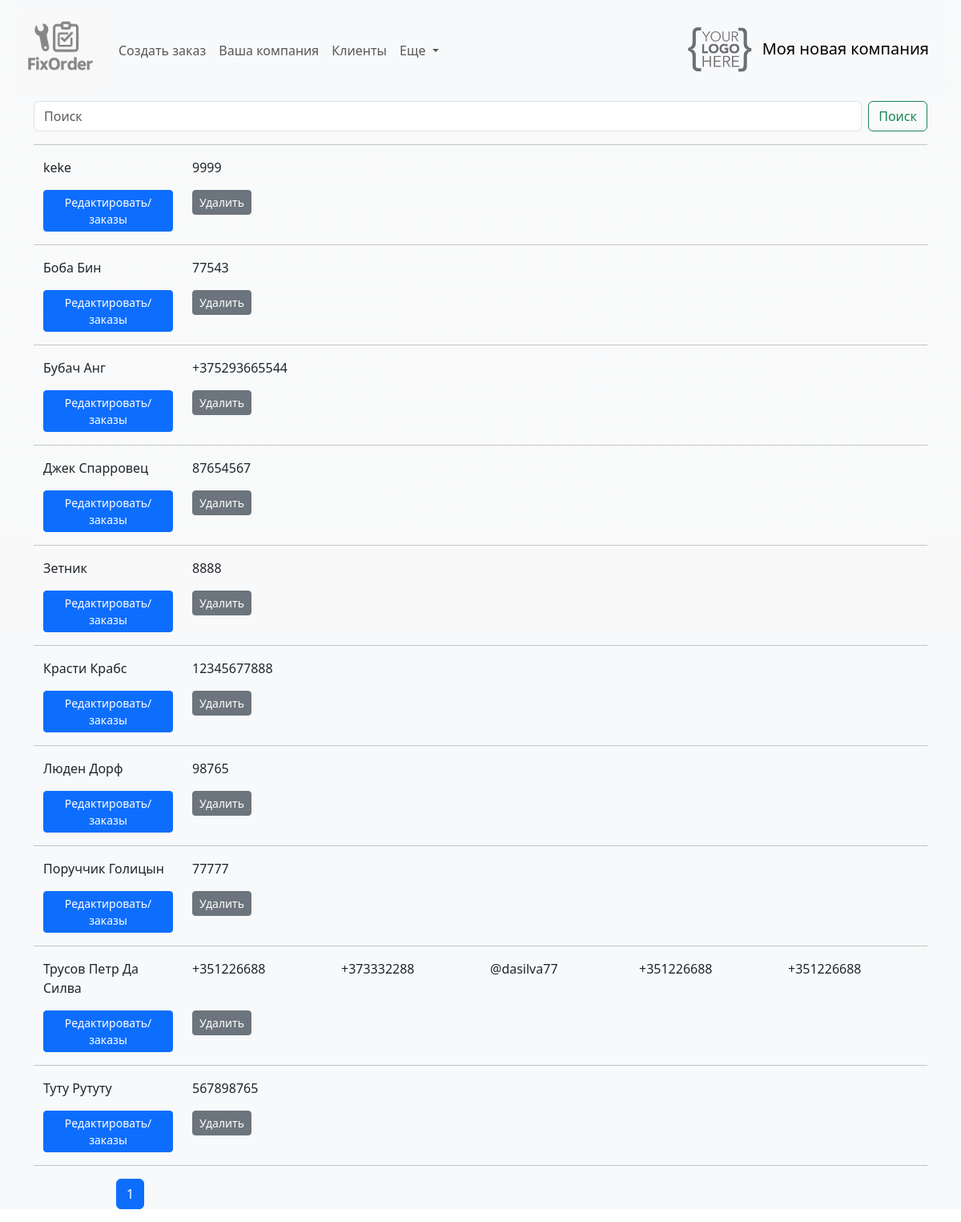
Screenshot of /clientlist/ with the database file from the repository.
### fixorder/models.py (models this page shows, shortened)
class Company(models.Model):
    brand_name = models.CharField(max_length=255, unique=True, db_index=True, verbose_name='Название компании')
    official_name = models.CharField(max_length=255, blank=True, null=True, unique=True, db_index=True, verbose_name='Юридическое наименование')
    unp = models.DecimalField(max_digits=10, decimal_places=2, blank=True, null=True, verbose_name='УНП')
    phone = models.CharField(max_length=20, unique=True, verbose_name='Контактный номер')
    phone1 = models.CharField(max_length=20, blank=True, null=True, unique=True, verbose_name='Контактный номер')
    phone2 = models.CharField(max_length=20, blank=True, null=True, unique=True, verbose_name='Контактный номер')
    telegram = models.CharField(max_length=40, blank=True, null=True, verbose_name='Telegram')
    viber = models.CharField(max_length=20, blank=True, null=True, verbose_name='Viber')
    whatsapp = models.CharField(max_length=20, blank=True, null=True, verbose_name='Whattsapp')
    email = models.EmailField(max_length=50, blank=True, null=True, verbose_name='Электронная почта')
    adress = models.CharField(max_length=255, blank=True, null=True, unique=True, db_index=True, verbose_name='Адрес')
    postal_adress = models.CharField(max_length=255, blank=True, null=True, unique=True, verbose_name='Почтовый адрес')
    official_adress = models.CharField(max_length=255, blank=True, null=True, unique=True, verbose_name='Юридический адрес')
    income_data = models.TextField(max_length=20000, blank=True, null=True, verbose_name='Общая информация для приемной квитанции')
    warranty_data = models.TextField(max_length=20000, blank=True, null=True, verbose_name='Общая информация для приемной квитанции')
    photo = models.ImageField(upload_to="static/img/", blank=True, null=True, verbose_name="Логотип компании")

class Client(models.Model):
    name = models.CharField(max_length=255, unique=True, db_index=True, verbose_name='ФИО клиента') #unique=True,
    phone = models.CharField(max_length=20, db_index=True, verbose_name='Контактный номер')
    phone1 = models.CharField(max_length=20, db_index=True, blank=True, null=True, verbose_name='Дополнительный номер')
    telegram = models.CharField(max_length=40, blank=True, null=True, verbose_name='Telegram клиента')
    viber = models.CharField(max_length=20, blank=True, null=True, verbose_name='Viber клиента')
    whatsapp = models.CharField(max_length=20, blank=True, null=True, verbose_name='Whattsapp клиента')
    class Meta:
        verbose_name = 'Клиенты'
        verbose_name_plural = 'Клиенты'
        ordering = ['name']
        indexes = [models.Index(fields=['name'])]
    def get_absolute_url(self):
        return reverse('editclient', kwargs={'pk': self.pk})

### fixorder/views.py (the view)
# urls.py: path('clientlist/', views.Show_clientlist.as_view(), name='clientlist'),
class Show_clientlist(ListView):
    model = Client
    template_name = 'fixorder/clientlist.html'
    context_object_name = 'my_clients'
    paginate_by =20
    extra_context = {'title': 'Клиенты', 'header': 'Список клиентов'}
    def get_queryset(self):
        query = self.request.GET.get('q')
        if query:
            query = query.replace("\\","")
            return Client.objects.all().exclude(id=1).filter(
                Q(phone__iregex=query) | Q(name__iregex=query) | Q(
                    telegram__iregex=query) | Q(phone1__iregex=query))  # для PosgreSQL можно использовать __icontains
        return super().get_queryset().exclude(id=1)

### fixorder/templatetags/fixorder_tags.py (called while the page is built)
@register.simple_tag
def logo_url():
    return static('img/logo.png')

@register.simple_tag
def get_company_name():
    return Company.objects.get(pk=1).brand_name

### fixorder/templates/fixorder/clientlist.html (shortened to what this page needs)
{% extends 'fixorder/base.html' %}
{% block content %}
{% include 'fixorder/search_without_checkbox.html' %}
<hr>
    {% for myc in my_clients %}
<li class="list-group-item">
    <div class="container">
        <div class="row">
            <div class="col-2">{{ myc.name }}</div>
            <div class="col-2">{{ myc.phone }}</div>
            {% if myc.phone1 %}
                <div class="col-2">{{ myc.phone1 }}</div>
            {% endif %}
            {% if myc.telegram %}
                <div class="col-2">{{ myc.telegram }}</div>
            {% endif %}
            {% if myc.viber %}
                <div class="col-2">{{ myc.viber }}</div>
            {% endif %}
            {% if myc.whatsapp %}
                <div class="col-2">{{ myc.whatsapp }}</div>
            {% endif %}
            <p>
            <div class="col-2">
                <a href="{{ myc.get_absolute_url }}" class="btn btn-primary btn-sm">Редактировать/заказы</a>
            </div>
            <div class="col-2">
                <a href="{% url 'deleteclient' myc.pk %}" class="btn btn-secondary btn-sm">Удалить</a>
            </div>
            </p>
             <hr>
        </div>
    </div>
</li>
{% endfor %}
{% endblock content %}

### fixorder/templates/fixorder/navbar.html (shortened to what this page needs)
{% load fixorder_tags %}
<nav class="navbar navbar-expand-lg bg-body-tertiary">
  <div class="container-fluid">
    <a class="navbar-brand" href="/">
      <img src="/static/img/br_phone.png" alt="" height="100">
    </a>
    <div class="collapse navbar-collapse" id="navbarSupportedContent">
      <ul class="navbar-nav me-auto mb-2 mb-lg-0">
        <li class="nav-item">
          <a class="nav-link" href="/neworder">Создать заказ</a>
        </li>
        <li class="nav-item">
          <a class="nav-link" href="/company">Ваша компания</a>
        </li>
        <li class="nav-item">
          <a class="nav-link" href="/clientlist">Клиенты</a>
        </li>
        <li class="nav-item dropdown">
          <a class="nav-link dropdown-toggle" href="#" role="button" data-bs-toggle="dropdown" aria-expanded="false">
            Еще
          </a>
        </li>
      </ul>
    </div>
    <a class="navbar-brand" href="/">
      <img src="{% logo_url %}" alt="FixOrder" height="60">
      {% get_company_name %}
    </a>
    </div>
</nav>

### rows the page displays
Company: brand_name "Моя новая компания"
Client: name "keke", phone "9999"
Client: name "Боба Бин", phone "77543"
Client: name "Бубач Анг", phone "+375293665544"
Client: name "Джек Спарровец", phone "87654567"
Client: name "Зетник", phone "8888"
Client: name "Красти Крабс", phone "12345677888"
Client: name "Люден Дорф", phone "98765"
Client: name "Поруччик Голицын", phone "77777"
Client: name "Трусов Петр Да Силва", phone "+351226688", phone1 "+373332288", telegram "@dasilva77", viber "+351226688", whatsapp "+351226688"
Client: name "Туту Рутуту", phone "567898765"

### other values shown
{{ num }} "1"
